Frame 1 (no input): blank canvas, image omitted
Frame 60 (no input): blank canvas, image omitted
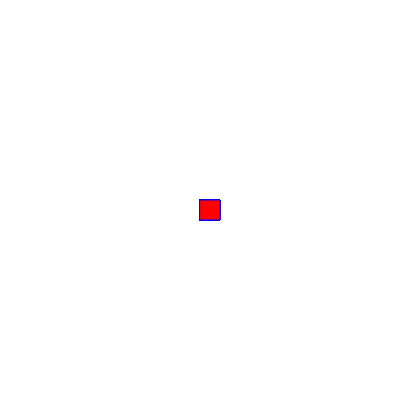
Frame 120 (the mouse pressed at the canvas centre since frame 60)

The p5.js sketch whose frames 1 and 60 were blank and that drew this single picture after the mouse press (run headless with seeded random() and noise() and a simulated clock; from frame 60 on, the mouse is pressed at the canvas centre):

// p5.js sketch
// ── sketch.js
function setup() {
  createCanvas(400, 400);
  background("white");
}

function draw() {
  stroke("blue");
  fill("red");
  
  if(mouseIsPressed)
rect(mouseX, mouseY, 20, 20);
}

// ── style.css

  margin: 0;
  padding: 0;
}
canvas {
  display: block;
}
